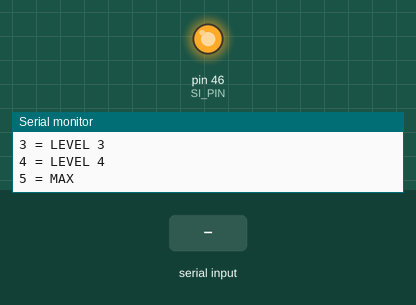
Simulated run of this sketch. Board: Arduino Mega 2560, built with avr-gcc and run on an emulated ATmega2560. Shown: output pins drawn as LEDs (lit = HIGH), the last lines printed to the serial monitor. The test bench sets the inputs (shaded band).

Above: at 1.3 s.
1.4 s: "2\n" received over Serial
At 1.9 s:
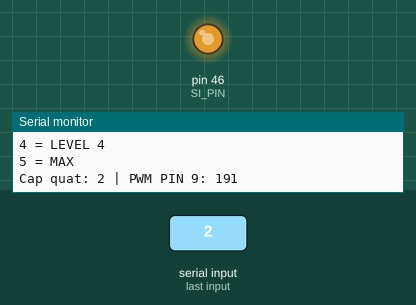
2.9 s: "0\n" received over Serial
At 4.1 s:
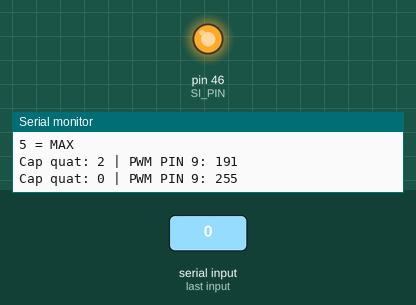
4.4 s: "3\n" received over Serial
At 5.4 s:
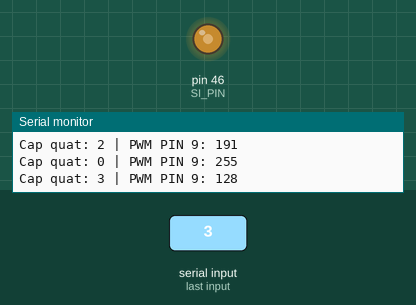
5.9 s: "5\n" received over Serial
At 6.5 s:
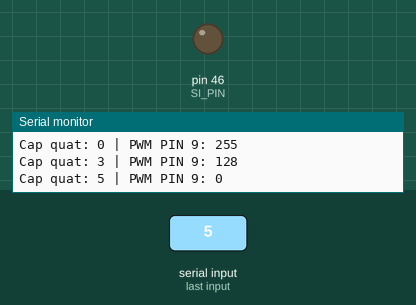
7.4 s: "1\n" received over Serial
At 7.7 s:
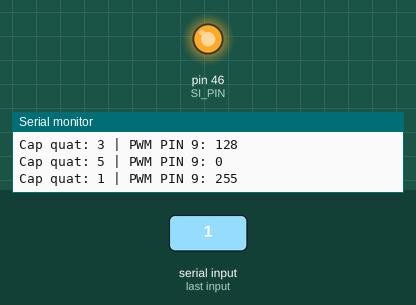
Timing chart, 0 to 9.9 s (numbered marks = the images above; inputs shaded):
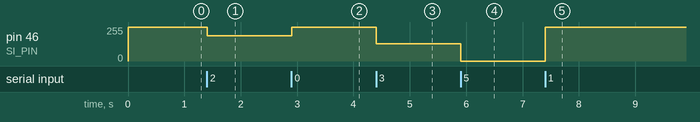

Measured:
- after the input at 1.4 s, pin 46 (SI_PIN): 255/255 → 191/255 at once
- after the input at 2.9 s, pin 46 (SI_PIN): 191/255 → 255/255 at once
- after the input at 4.4 s, pin 46 (SI_PIN): 255/255 → 128/255 at once
- after the input at 5.9 s, pin 46 (SI_PIN): 128/255 → 0/255 at once
- after the input at 7.4 s, pin 46 (SI_PIN): 0/255 → 255/255 at once

The sketch:

codeemfet.ino
```cpp
// ==========================================
// TEST MOSFET BLOWER - ARDUINO MEGA 2560
// SI -> PWM PIN 9
// ==========================================

#define SI_PIN 46


void setup()
{
  pinMode(SI_PIN, OUTPUT);

  // Ban đầu tắt PWM
  analogWrite(SI_PIN, 255);

  Serial.begin(9600);

  Serial.println("================================");
  Serial.println(" BLOWER MOSFET TEST");
  Serial.println(" Arduino Mega 2560");
  Serial.println(" SI -> PWM PIN 9");
  Serial.println("================================");
  Serial.println("Nhap:");
  Serial.println("0 = OFF");
  Serial.println("1 = LOW");
  Serial.println("2 = LEVEL 2");
  Serial.println("3 = LEVEL 3");
  Serial.println("4 = LEVEL 4");
  Serial.println("5 = MAX");
}


// MOSFET BLOWER ACTIVE-LOW
void setFanLevel(int level)
{
  int pwm;

  switch (level)
  {
    case 0:
      // OFF
      pwm = 255;
      break;

    case 1:
      // LOW
      pwm = 255;
      break;

    case 2:
      pwm = 191;   // ~75%
      break;

    case 3:
      pwm = 128;   // ~50%
      break;

    case 4:
      pwm = 64;    // ~25%
      break;

    case 5:
      // MAX
      pwm = 0;
      break;

    default:
      Serial.println("Chi nhap 0 - 5");
      return;
  }

  analogWrite(SI_PIN, pwm);

  Serial.print("Cap quat: ");
  Serial.print(level);

  Serial.print(" | PWM PIN 9: ");
  Serial.println(pwm);
}


void loop()
{
  if (Serial.available())
  {
    int level = Serial.parseInt();

    setFanLevel(level);

    while (Serial.available())
    {
      Serial.read();
    }
  }
}
```
